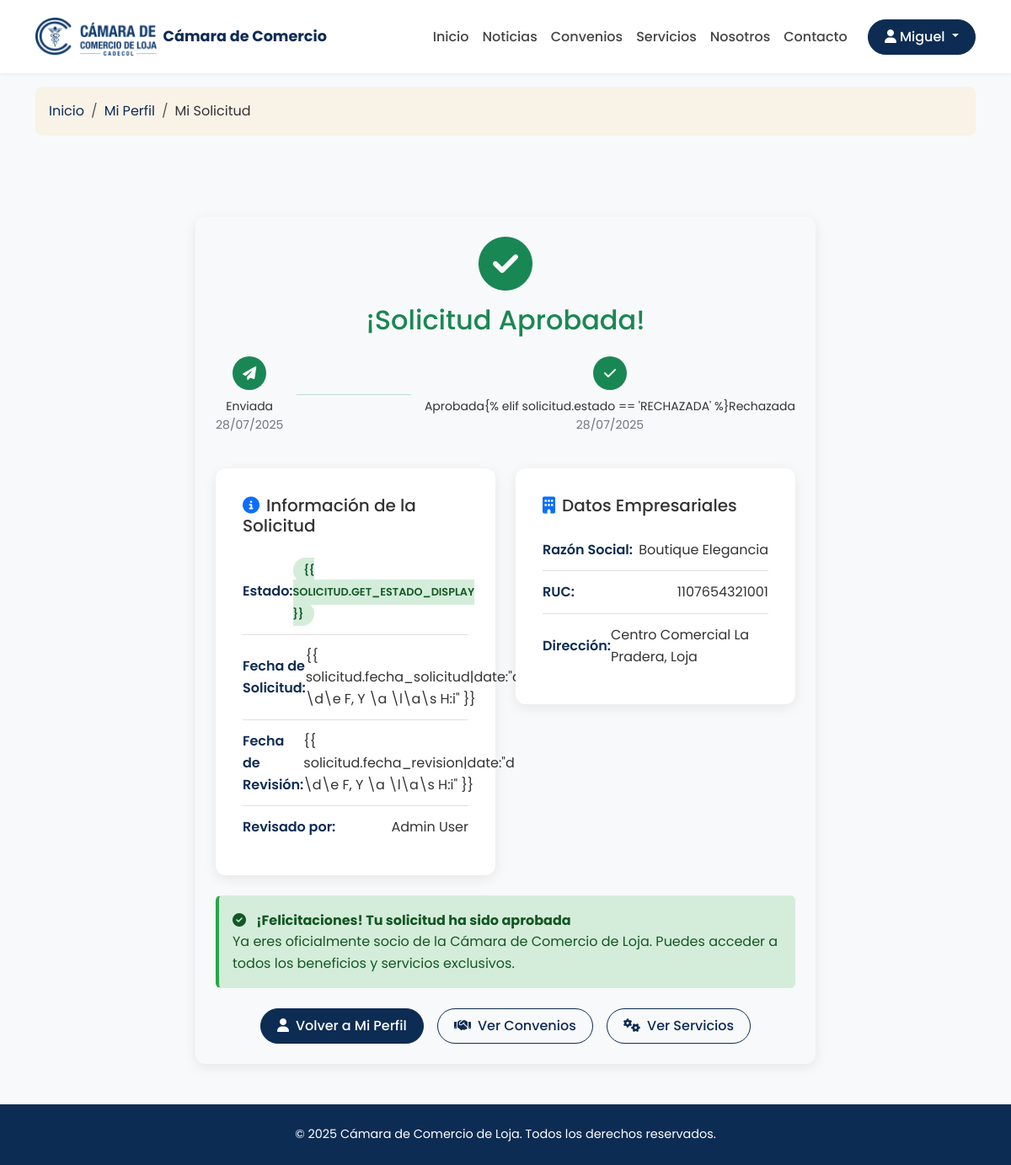
The app's page /afiliaciones/mi-solicitud/ (signed in) with its own data.
### usuarios/models.py (models this page shows, shortened)
class Usuario(AbstractUser):
    username = None
    email = models.EmailField(_('email address'), unique=True)
    cedula = models.CharField(max_length=20, unique=True, blank=True, null=True)
    telefono = models.CharField(max_length=20, blank=True, null=True)
    USERNAME_FIELD = 'email'
    REQUIRED_FIELDS = ['first_name', 'last_name']
    objects = UsuarioManager()
    @property
    def es_socio(self):
        return hasattr(self, 'perfil_socio') and self.perfil_socio.is_active

### afiliaciones/models.py (models this page shows, shortened)
class SolicitudAfiliacion(models.Model):
    ESTADOS = [
        ('PENDIENTE', 'Pendiente'),
        ('APROBADA', 'Aprobada'),
        ('RECHAZADA', 'Rechazada'),
    ]
    usuario = models.OneToOneField(settings.AUTH_USER_MODEL, on_delete=models.CASCADE)
    razon_social = models.CharField(max_length=200)
    ruc = models.CharField(max_length=13)
    direccion = models.TextField()
    estado = models.CharField(max_length=20, choices=ESTADOS, default='PENDIENTE')
    fecha_solicitud = models.DateTimeField(auto_now_add=True)
    fecha_revision = models.DateTimeField(null=True, blank=True)
    revisado_por = models.ForeignKey(
        settings.AUTH_USER_MODEL,
        on_delete=models.SET_NULL,
        null=True, blank=True,
        related_name='solicitudes_revisadas'
    )

### afiliaciones/views.py (the view)
# urls.py: path('mi-solicitud/', views.MiSolicitudView.as_view(), name='mi_solicitud'),
class MiSolicitudView(LoginRequiredMixin, DetailView):
    model = SolicitudAfiliacion
    template_name = 'afiliaciones/mi_solicitud.html'
    context_object_name = 'solicitud'
    def get_object(self):
        return get_object_or_404(SolicitudAfiliacion, usuario=self.request.user)

### afiliaciones/templates/afiliaciones/mi_solicitud.html (shortened to what this page needs)
{% extends 'base.html' %}
{% block content %}
<section class="py-3 bg-light">
    <div class="container">
        <nav class="breadcrumb-custom">
            <ol class="breadcrumb mb-0">
                <li class="breadcrumb-item"><a href="{% url 'web:home' %}">Inicio</a></li>
                <li class="breadcrumb-item"><a href="{% url 'usuarios:perfil' %}">Mi Perfil</a></li>
                <li class="breadcrumb-item active">Mi Solicitud</li>
            </ol>
        </nav>
    </div>
</section>
<section class="py-5">
    <div class="container">
        <div class="row justify-content-center">
            <div class="col-lg-8">
                <div class="custom-card">
                    <div class="card-body">
                        <div class="text-center mb-4">
                            {% if solicitud.estado == 'PENDIENTE' %}
                            <i class="fas fa-clock fa-4x text-warning mb-3"></i>
                            <h2 class="text-warning">Solicitud en Revisión</h2>
                            {% elif solicitud.estado == 'APROBADA' %}
                            <i class="fas fa-check-circle fa-4x text-success mb-3"></i>
                            <h2 class="text-success">¡Solicitud Aprobada!</h2>
                            {% elif solicitud.estado == 'RECHAZADA' %}
                            <i class="fas fa-times-circle fa-4x text-danger mb-3"></i>
                            <h2 class="text-danger">Solicitud Rechazada</h2>
                            {% endif %}
                        </div>
                        <div class="row mb-4">
                            <div class="col-12">
                                <div class="d-flex justify-content-between align-items-center mb-3">
                                    <div class="text-center">
                                        <div class="rounded-circle bg-success text-white d-inline-flex align-items-center justify-content-center"
                                            style="width: 40px; height: 40px;">
                                            <i class="fas fa-paper-plane"></i>
                                        </div>
                                        <div class="small mt-2">Enviada</div>
                                        <div class="small text-muted">{{ solicitud.fecha_solicitud|date:"d/m/Y" }}</div>
                                    </div>
                                    <div class="flex-grow-1 mx-3">
                                        <hr class="{% if solicitud.estado != 'PENDIENTE' %}border-success{% else %}border-secondary{% endif %}"
                                            style="height: 2px;">
                                    </div>
                                    <div class="text-center">
                                        <div class="rounded-circle {% if solicitud.estado != 'PENDIENTE' %}bg-success{% else %}bg-secondary{% endif %} text-white d-inline-flex align-items-center justify-content-center"
                                            style="width: 40px; height: 40px;">
                                            {% if solicitud.estado == 'APROBADA' %}
                                            <i class="fas fa-check"></i>
                                            {% elif solicitud.estado == 'RECHAZADA' %}
                                            <i class="fas fa-times"></i>
                                            {% else %}
                                            <i class="fas fa-hourglass-half"></i>
                                            {% endif %}
                                        </div>
                                        <div class="small mt-2">
                                            {% if solicitud.estado == 'APROBADA' %}Aprobada{% elif solicitud.estado ==
                                            'RECHAZADA' %}Rechazada{% else %}En Revisión{% endif %}
                                        </div>
                                        {% if solicitud.fecha_revision %}
                                        <div class="small text-muted">{{ solicitud.fecha_revision|date:"d/m/Y" }}</div>
                                        {% endif %}
                                    </div>
                                </div>
                            </div>
                        </div>
                        <div class="row g-4">
                            <div class="col-md-6">
                                <div class="profile-info">
                                    <h5 class="mb-3">
                                        <i class="fas fa-info-circle text-primary me-2"></i>Información de la Solicitud
                                    </h5>
                                    <div class="info-row">
                                        <span class="info-label">Estado:</span>
                                        <span class="info-value">
                                            {% if solicitud.estado == 'PENDIENTE' %}
                                            <span class="status-badge status-pending">{{ solicitud.get_estado_display
                                                }}</span>
                                            {% elif solicitud.estado == 'APROBADA' %}
                                            <span class="status-badge status-active">{{ solicitud.get_estado_display
                                                }}</span>
                                            {% else %}
                                            <span class="status-badge status-inactive">{{ solicitud.get_estado_display
                                                }}</span>
                                            {% endif %}
                                        </span>
                                    </div>
                                    <div class="info-row">
                                        <span class="info-label">Fecha de Solicitud:</span>
                                        <span class="info-value">{{ solicitud.fecha_solicitud|date:"d \d\e F, Y \a
                                            \l\a\s H:i" }}</span>
                                    </div>
                                    {% if solicitud.fecha_revision %}
                                    <div class="info-row">
                                        <span class="info-label">Fecha de Revisión:</span>
                                        <span class="info-value">{{ solicitud.fecha_revision|date:"d \d\e F, Y \a \l\a\s
                                            H:i" }}</span>
                                    </div>
                                    {% endif %}
                                    {% if solicitud.revisado_por %}
                                    <div class="info-row">
                                        <span class="info-label">Revisado por:</span>
                                        <span class="info-value">{{ solicitud.revisado_por.get_full_name }}</span>
                                    </div>
                                    {% endif %}
                                </div>
                            </div>
                            <div class="col-md-6">
                                <div class="profile-info">
                                    <h5 class="mb-3">
                                        <i class="fas fa-building text-primary me-2"></i>Datos Empresariales
                                    </h5>
                                    <div class="info-row">
                                        <span class="info-label">Razón Social:</span>
                                        <span class="info-value">{{ solicitud.razon_social }}</span>
                                    </div>
                                    <div class="info-row">
                                        <span class="info-label">RUC:</span>
                                        <span class="info-value">{{ solicitud.ruc }}</span>
                                    </div>
                                    <div class="info-row">
                                        <span class="info-label">Dirección:</span>
                                        <span class="info-value">{{ solicitud.direccion }}</span>
                                    </div>
                                </div>
                            </div>
                        </div>
                        <div class="mt-4">
                            {% if solicitud.estado == 'PENDIENTE' %}
                            <div class="alert alert-warning-custom">
                                <i class="fas fa-clock me-2"></i>
                                <strong>Tu solicitud está siendo revisada</strong><br>
                                Nuestro equipo está evaluando tu solicitud. Te notificaremos por correo electrónico
                                cuando tengamos una respuesta. El proceso usualmente toma entre 2-3 días hábiles.
                            </div>
                            {% elif solicitud.estado == 'APROBADA' %}
                            <div class="alert alert-success-custom">
                                <i class="fas fa-check-circle me-2"></i>
                                <strong>¡Felicitaciones! Tu solicitud ha sido aprobada</strong><br>
                                Ya eres oficialmente socio de la Cámara de Comercio de Loja.
                                Puedes acceder a todos los beneficios y servicios exclusivos.
                            </div>
                            {% endif %}
                        </div>
                        <div class="mt-4 text-center">
                            <div class="d-flex gap-3 justify-content-center flex-wrap">
                                <a href="{% url 'usuarios:perfil' %}" class="btn btn-primary">
                                    <i class="fas fa-user me-2"></i>Volver a Mi Perfil
                                </a>
                                {% if solicitud.estado == 'APROBADA' %}
                                <a href="{% url 'convenios:convenio_list' %}" class="btn btn-outline-primary">
                                    <i class="fas fa-handshake me-2"></i>Ver Convenios
                                </a>
                                <a href="{% url 'servicios:servicio_list' %}" class="btn btn-outline-primary">
                                    <i class="fas fa-cogs me-2"></i>Ver Servicios
                                </a>
                                {% elif solicitud.estado == 'RECHAZADA' %}
                                <a href="{% url 'web:contacto' %}" class="btn btn-outline-primary">
                                    <i class="fas fa-envelope me-2"></i>Contactar Soporte
                                </a>
                                {% endif %}
                            </div>
                        </div>
                    </div>
                </div>
            </div>
        </div>
    </div>
</section>
{% endblock %}

### templates/base.html (shortened to what this page needs)
{% load static %}
<!DOCTYPE html>
<html lang="es">
<head>
    <link href="https://cdn.jsdelivr.net/npm/bootstrap@5.3.3/dist/css/bootstrap.min.css" rel="stylesheet">
    <link rel="stylesheet" href="https://cdnjs.cloudflare.com/ajax/libs/font-awesome/6.5.2/css/all.min.css">
    <link rel="stylesheet" href="{% static 'css/styles.css' %}">
</head>
<body class="d-flex flex-column min-vh-100">
    <header class="sticky-top shadow-sm">
        <nav class="navbar navbar-expand-lg bg-white py-3">
            <div class="container">
                <a class="navbar-brand d-flex align-items-center" href="{% url 'web:home' %}">
                    <img src="{% static 'images/logo-camara-de-comercio-loja-cadecol.png' %}" alt="Logo" height="45" class="me-2">
                    <span class="fw-bold">Cámara de Comercio</span>
                </a>
                <div class="collapse navbar-collapse justify-content-end" id="navbarNav">
                    <ul class="navbar-nav align-items-lg-center">
                        <li class="nav-item"><a class="nav-link" href="{% url 'web:home' %}">Inicio</a></li>
                        <li class="nav-item"><a class="nav-link" href="{% url 'noticias:noticia_list' %}">Noticias</a></li>
                        <li class="nav-item"><a class="nav-link" href="{% url 'convenios:convenio_list' %}">Convenios</a></li>
                        <li class="nav-item"><a class="nav-link" href="{% url 'servicios:servicio_list' %}">Servicios</a></li>
                        <li class="nav-item"><a class="nav-link" href="{% url 'web:nosotros' %}">Nosotros</a></li>
                        <li class="nav-item"><a class="nav-link" href="{% url 'web:contacto' %}">Contacto</a></li>
                    </ul>
                    <div class="d-flex align-items-center gap-2 ps-lg-3">
                        {% if user.is_authenticated %}
                            <div class="dropdown">
                                <a href="#" class="btn btn-primary dropdown-toggle" role="button" data-bs-toggle="dropdown" aria-expanded="false">
                                    <i class="fas fa-user me-1"></i>{{ user.first_name|default:user.email }}
                                </a>
                            </div>
                        {% else %}
                            <a href="{% url 'afiliaciones:solicitar_afiliacion' %}" class="btn btn-primary">Afíliate</a>
                            <a href="{% url 'account_login' %}" class="btn btn-outline-primary">Ingresar</a>
                        {% endif %}
                    </div>
                </div>
            </div>
        </nav>
    </header>
    <main class="flex-grow-1">
        {% block content %}{% endblock %}
    </main>
    <footer class="footer-custom text-white text-center py-4 mt-auto">
        <div class="container">
            <p class="mb-0">&copy; {% now "Y" %} Cámara de Comercio de Loja. Todos los derechos reservados.</p>
        </div>
    </footer>
</body>
</html>

### records on screen
Usuario: first_name "Miguel"
SolicitudAfiliacion: fecha_solicitud "28/07/2025", fecha_revision "28/07/2025", revisado_por.get_full_name "Admin User", razon_social "Boutique Elegancia", ruc "1107654321001", direccion "Centro Comercial La Pradera, Loja"
